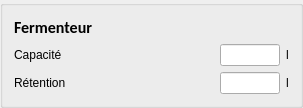
         <widget class="QGroupBox" name="groupBox_4">
          <property name="title">
           <string/>
          </property>
          <layout class="QVBoxLayout" name="verticalLayout_4">
           <item>
            <widget class="QLabel" name="fermentorLabel">
             <property name="font">
              <font>
               <family>Carlito</family>
               <pointsize>12</pointsize>
               <bold>true</bold>
              </font>
             </property>
             <property name="text">
              <string>Fermenteur</string>
             </property>
            </widget>
           </item>
           <item>
            <layout class="QHBoxLayout" name="horizontalLayout_13">
             <item>
              <widget class="QLabel" name="fmCapacityLabel">
               <property name="minimumSize">
                <size>
                 <width>200</width>
                 <height>0</height>
                </size>
               </property>
               <property name="maximumSize">
                <size>
                 <width>200</width>
                 <height>16777215</height>
                </size>
               </property>
               <property name="text">
                <string>Capacité </string>
               </property>
              </widget>
             </item>
             <item>
              <widget class="QLineEdit" name="fmCapacityEdit">
               <property name="minimumSize">
                <size>
                 <width>60</width>
                 <height>0</height>
                </size>
               </property>
               <property name="maximumSize">
                <size>
                 <width>60</width>
                 <height>16777215</height>
                </size>
               </property>
              </widget>
             </item>
             <item>
              <widget class="QLabel" name="ktCapacityUnitLabel_2">
               <property name="text">
                <string>l</string>
               </property>
              </widget>
             </item>
            </layout>
           </item>
           <item>
            <layout class="QHBoxLayout" name="horizontalLayout_14">
             <item>
              <widget class="QLabel" name="fmRetentionLabel">
               <property name="minimumSize">
                <size>
                 <width>200</width>
                 <height>0</height>
                </size>
               </property>
               <property name="maximumSize">
                <size>
                 <width>200</width>
                 <height>16777215</height>
                </size>
               </property>
               <property name="text">
                <string>Rétention</string>
               </property>
              </widget>
             </item>
             <item>
              <widget class="QLineEdit" name="fmRetentionEdit">
               <property name="minimumSize">
                <size>
                 <width>60</width>
                 <height>0</height>
                </size>
               </property>
               <property name="maximumSize">
                <size>
                 <width>60</width>
                 <height>16777215</height>
                </size>
               </property>
              </widget>
             </item>
             <item>
              <widget class="QLabel" name="fmRetentionUnitLabel">
               <property name="text">
                <string>l</string>
               </property>
              </widget>
             </item>
            </layout>
           </item>
          </layout>
         </widget>
